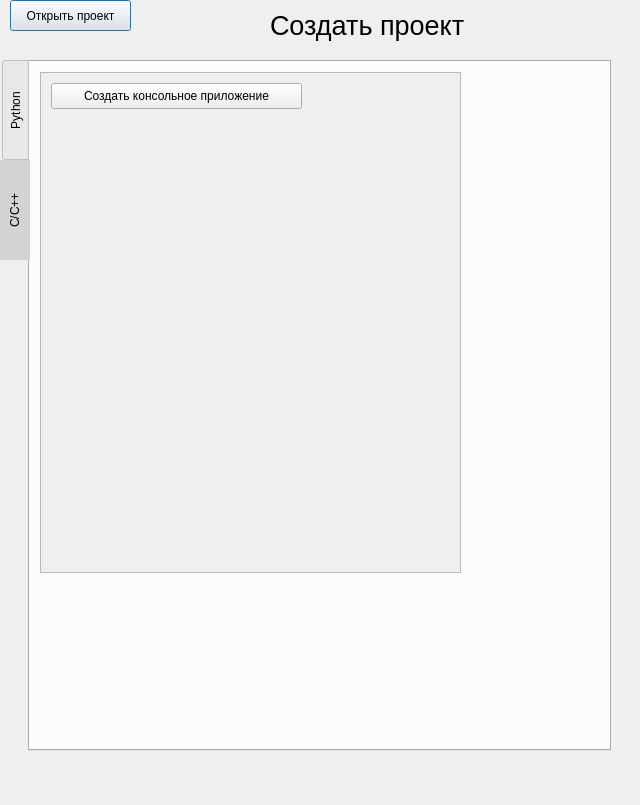
<?xml version="1.0" encoding="UTF-8"?>
<ui version="4.0">
 <class>startmenu</class>
 <widget class="QDialog" name="startmenu">
  <property name="geometry">
   <rect>
    <x>0</x>
    <y>0</y>
    <width>640</width>
    <height>805</height>
   </rect>
  </property>
  <property name="windowTitle">
   <string>Dialog</string>
  </property>
  <widget class="QPushButton" name="pushButton">
   <property name="geometry">
    <rect>
     <x>10</x>
     <y>0</y>
     <width>121</width>
     <height>31</height>
    </rect>
   </property>
   <property name="text">
    <string>Открыть проект</string>
   </property>
  </widget>
  <widget class="QTabWidget" name="tabWidget">
   <property name="geometry">
    <rect>
     <x>0</x>
     <y>60</y>
     <width>611</width>
     <height>691</height>
    </rect>
   </property>
   <property name="toolTip">
    <string>&lt;html&gt;&lt;head/&gt;&lt;body&gt;&lt;p&gt;&lt;br/&gt;&lt;/p&gt;&lt;/body&gt;&lt;/html&gt;</string>
   </property>
   <property name="styleSheet">
    <string notr="true">QTabBar::tab {
           height: 100px; /* Высота вкладок */
           width: 30px;   /* Ширина вкладок */
        }
        QTabBar::tab:selected {background: lightgray;}</string>
   </property>
   <property name="tabPosition">
    <enum>QTabWidget::TabPosition::West</enum>
   </property>
   <property name="tabShape">
    <enum>QTabWidget::TabShape::Rounded</enum>
   </property>
   <property name="currentIndex">
    <number>1</number>
   </property>
   <property name="elideMode">
    <enum>Qt::TextElideMode::ElideNone</enum>
   </property>
   <property name="documentMode">
    <bool>false</bool>
   </property>
   <property name="tabsClosable">
    <bool>false</bool>
   </property>
   <property name="movable">
    <bool>false</bool>
   </property>
   <property name="tabBarAutoHide">
    <bool>false</bool>
   </property>
   <widget class="QWidget" name="Python">
    <attribute name="title">
     <string>Python</string>
    </attribute>
    <widget class="QScrollArea" name="scrollArea">
     <property name="geometry">
      <rect>
       <x>10</x>
       <y>10</y>
       <width>421</width>
       <height>501</height>
      </rect>
     </property>
     <property name="widgetResizable">
      <bool>true</bool>
     </property>
     <widget class="QWidget" name="scrollAreaWidgetContents">
      <property name="geometry">
       <rect>
        <x>0</x>
        <y>0</y>
        <width>419</width>
        <height>499</height>
       </rect>
      </property>
      <widget class="QPushButton" name="consolepythobutt">
       <property name="geometry">
        <rect>
         <x>10</x>
         <y>10</y>
         <width>251</width>
         <height>26</height>
        </rect>
       </property>
       <property name="text">
        <string>Создать консольное приложение</string>
       </property>
      </widget>
     </widget>
    </widget>
   </widget>
   <widget class="QWidget" name="CPP">
    <attribute name="title">
     <string>C/C++</string>
    </attribute>
    <widget class="QScrollArea" name="scrollArea_2">
     <property name="geometry">
      <rect>
       <x>10</x>
       <y>10</y>
       <width>421</width>
       <height>501</height>
      </rect>
     </property>
     <property name="widgetResizable">
      <bool>true</bool>
     </property>
     <widget class="QWidget" name="scrollAreaWidgetContents_2">
      <property name="geometry">
       <rect>
        <x>0</x>
        <y>0</y>
        <width>419</width>
        <height>499</height>
       </rect>
      </property>
      <widget class="QPushButton" name="CPPConsolebutton">
       <property name="geometry">
        <rect>
         <x>10</x>
         <y>10</y>
         <width>251</width>
         <height>26</height>
        </rect>
       </property>
       <property name="text">
        <string>Создать консольное приложение</string>
       </property>
      </widget>
     </widget>
    </widget>
   </widget>
  </widget>
  <widget class="QLabel" name="label">
   <property name="geometry">
    <rect>
     <x>270</x>
     <y>10</y>
     <width>201</width>
     <height>31</height>
    </rect>
   </property>
   <property name="font">
    <font>
     <pointsize>20</pointsize>
     <italic>false</italic>
     <kerning>true</kerning>
     <fontweight>Light</fontweight>
    </font>
   </property>
   <property name="text">
    <string>Создать проект</string>
   </property>
  </widget>
 </widget>
 <resources/>
 <connections/>
</ui>
